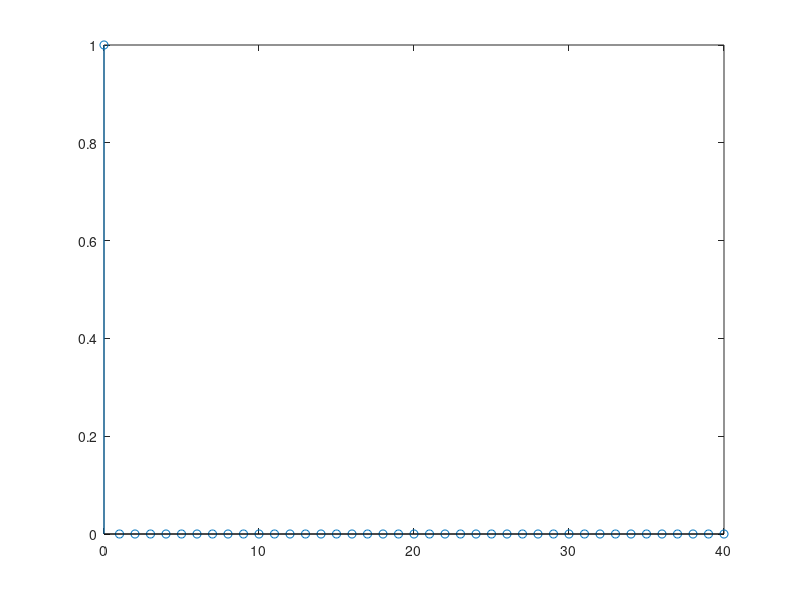

The MATLAB source for this figure:
num = [1 1/2];
den = [1 -1/2];
[h n] = impz(num, den);
[hi ni] = impz(den,num);

n1 = 0:length(n)-1 + length(ni)-1;

y = conv(h,hi);
stem(n1,y)
